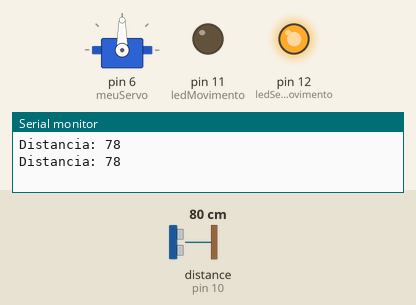
Simulated run of this sketch. Board: Arduino Uno, built with avr-gcc and run on an emulated ATmega328P. Parts: servo, output pins drawn as LEDs (lit = HIGH), the last lines printed to the serial monitor. Wiring (inferred from the names in the program): ultrasonic range finder: trigger pin 9; echo pin 10. The test bench sets the inputs (shaded band); at power-on: distance to the obstacle (sensor on pin 10) 80 cm. The echo pulse lasts 58.3 µs per cm; pins used as bus, display or sensor lines are not drawn.

Above: at 2.6 s.
2.7 s: distance to the obstacle (sensor on pin 10) set to 23 cm
5.1 s: distance to the obstacle (sensor on pin 10) set to 20 cm
At 6.4 s:
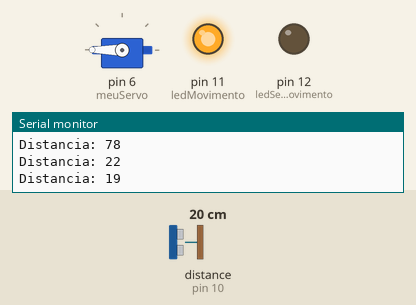
7.5 s: distance to the obstacle (sensor on pin 10) set to 35 cm
At 9.3 s:
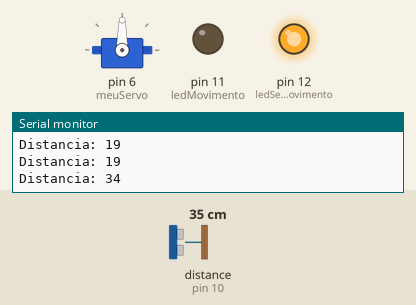
10.5 s: distance to the obstacle (sensor on pin 10) set to 2 cm
At 11.8 s:
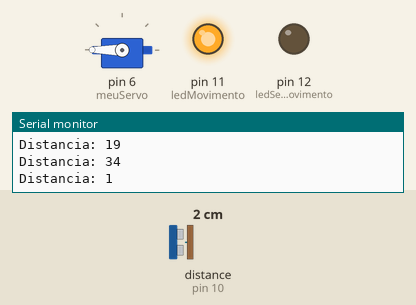
Timing chart, 0 to 13.5 s (numbered marks = the images above; inputs shaded):
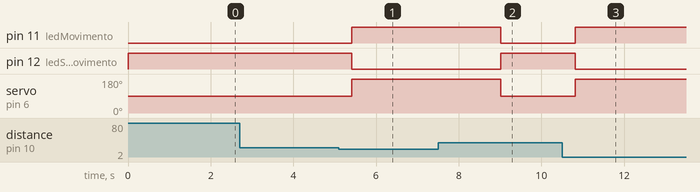

The sketch:

testLED.ino
```cpp
#include <Servo.h>

const int trigPin = 9;
const int echoPin = 10;
const int ledMovimento = 11;
const int ledSemMovimento = 12;
Servo meuServo;

long duracao;
int distancia;

void setup() {
  pinMode(trigPin, OUTPUT);
  pinMode(echoPin, INPUT);
  pinMode(ledMovimento, OUTPUT);
  pinMode(ledSemMovimento, OUTPUT);
  meuServo.attach(6);
  meuServo.write(90);
  digitalWrite(ledSemMovimento, HIGH);
  Serial.begin(9600);
}

void loop() {
  digitalWrite(trigPin, LOW);
  delayMicroseconds(2);

  digitalWrite(trigPin, HIGH);
  delayMicroseconds(10);

  digitalWrite(trigPin, LOW);

  duracao = pulseIn(echoPin, HIGH);
  distancia = duracao * 0.034 / 2;

  Serial.print("Distancia: ");
  Serial.println(distancia);

  if (distancia <= 20) { // เปลี่ยนจาก 100 เป็น 50 ซม.
    meuServo.write(180); // หมุนไปที่ 45 องศา
    digitalWrite(ledMovimento, HIGH);
    digitalWrite(ledSemMovimento, LOW);

  } else {
    meuServo.write(90); // กลับไปที่ 90 องศา
    digitalWrite(ledMovimento, LOW);
    digitalWrite(ledSemMovimento, HIGH);
  }

  delay(1800);
}
```

Measured:
- the behaviour switches between 22 and 21 cm on distance to the obstacle (sensor on pin 10) (found by bisection; images 0 and 1)
- after the input at 5.1 s, pin 11 (ledMovimento): LOW → HIGH after 0.32 s; pin 12 (ledSemMovimento): HIGH → LOW after 0.32 s; servo on pin 6 (meuServo): 90° → 180° after 0.32 s
- after the input at 7.5 s, pin 11 (ledMovimento): HIGH → LOW after 1.5 s; pin 12 (ledSemMovimento): LOW → HIGH after 1.5 s; servo on pin 6 (meuServo): 180° → 90° after 1.5 s
- after the input at 10.5 s, pin 11 (ledMovimento): LOW → HIGH after 0.32 s; pin 12 (ledSemMovimento): HIGH → LOW after 0.32 s; servo on pin 6 (meuServo): 90° → 180° after 0.32 s
